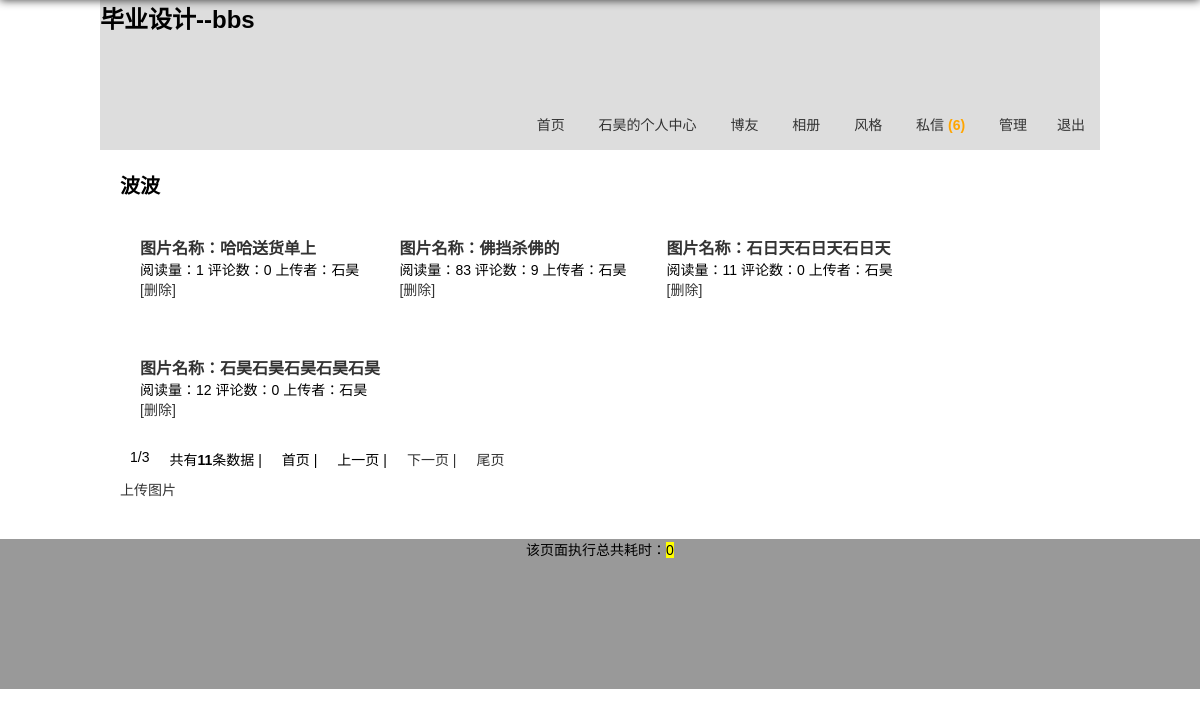
Page /show_photo.php?id=8 (signed in) on the committed database.
### tables this page shows
CREATE TABLE IF NOT EXISTS `bbs_system` (
  `bbs_id` mediumint(8) unsigned NOT NULL AUTO_INCREMENT COMMENT 'id',
  `bbs_webname` varchar(20) NOT NULL COMMENT '网站名称',
  `bbs_article_num` varchar(20) NOT NULL DEFAULT '0' COMMENT '首页最新主题分页数',
  `bbs_blog_num` varchar(20) NOT NULL DEFAULT '0' COMMENT '博友分页数',
  `bbs_photo_num` varchar(20) NOT NULL DEFAULT '0' COMMENT '相册分页数',
  `bbs_hot_num` varchar(20) NOT NULL DEFAULT '0' COMMENT '首页主题排行列表数',
  `bbs_newuser_num` varchar(20) NOT NULL DEFAULT '0' COMMENT '首页新晋会员列表数',
  `bbs_skin` tinyint(1) unsigned NOT NULL DEFAULT '0' COMMENT '网站皮肤',
  `bbs_string` text NOT NULL COMMENT '网站敏感字符串过滤',
  `bbs_post_time` tinyint(3) unsigned NOT NULL DEFAULT '0' COMMENT '发帖限制间隔时间',
  `bbs_repost_time` tinyint(3) unsigned NOT NULL DEFAULT '0' COMMENT '回帖间隔时间限制',
  `bbs_code` tinyint(1) unsigned NOT NULL DEFAULT '0' COMMENT '是否启用验证码',
  `bbs_register` tinyint(1) unsigned NOT NULL DEFAULT '0' COMMENT '是否启用注册功能',
  `bbs_last_modify_date` datetime NOT NULL COMMENT '最后修改时间',
  `bbs_modify_user` varchar(20) DEFAULT NULL COMMENT '最后修改人',
  PRIMARY KEY (`bbs_id`)
);

CREATE TABLE IF NOT EXISTS `bbs_photo_dir` (
  `bbs_id` mediumint(8) unsigned NOT NULL AUTO_INCREMENT COMMENT 'dirID',
  `bbs_name` varchar(20) NOT NULL COMMENT '相册目录名',
  `bbs_type` tinyint(1) unsigned NOT NULL DEFAULT '0' COMMENT '相册类型',
  `bbs_password` char(40) DEFAULT NULL COMMENT '相册密码',
  `bbs_content` varchar(200) DEFAULT NULL COMMENT '相册描述',
  `bbs_cover` varchar(200) DEFAULT NULL COMMENT '相册封面',
  `bbs_dir` varchar(200) NOT NULL COMMENT '相册的物理地址',
  `bbs_date` datetime NOT NULL COMMENT '创建时间',
  PRIMARY KEY (`bbs_id`)
);

CREATE TABLE IF NOT EXISTS `bbs_photo` (
  `bbs_id` mediumint(8) unsigned NOT NULL AUTO_INCREMENT COMMENT '图片id',
  `bbs_name` varchar(20) NOT NULL COMMENT '图片名称',
  `bbs_url` varchar(200) NOT NULL COMMENT '图片地址',
  `bbs_content` varchar(200) DEFAULT NULL COMMENT '图片描述',
  `bbs_sid` mediumint(8) unsigned NOT NULL COMMENT '图片所在目录',
  `bbs_username` varchar(20) NOT NULL COMMENT '上传者',
  `bbs_readcount` mediumint(8) NOT NULL DEFAULT '0' COMMENT '图片阅读量',
  `bbs_commentcount` mediumint(8) NOT NULL DEFAULT '0' COMMENT '图片评论量',
  `bbs_date` datetime NOT NULL COMMENT '图片创建时间',
  PRIMARY KEY (`bbs_id`)
);

### includes/common.inc.php (called while the page is built, shortened)
<?php
require ROOT_PATH.'includes/global.func.php';
require ROOT_PATH.'includes/mysql.func.php';
if (!!$rows = fetch_array("SELECT bbs_webname,bbs_article_num,bbs_blog_num,bbs_photo_num,bbs_hot_num,bbs_newuser_num,bbs_skin,bbs_string,bbs_post_time,bbs_repost_time,bbs_code,bbs_register,bbs_last_modify_date,bbs_modify_user FROM bbs_system WHERE  bbs_id=1 LIMIT 1")) {
    $system = array();
    $system['webname']=$rows['bbs_webname'];
    $system['article_num']=$rows['bbs_article_num'];
    $system['blog_num']=$rows['bbs_blog_num'];
    $system['photo_num']=$rows['bbs_photo_num'];
    $system['hot_num']=$rows['bbs_hot_num'];
    $system['newuser_num']=$rows['bbs_newuser_num'];
    $system['skin']=$rows['bbs_skin'];
    $system['string']=$rows['bbs_string'];
    $system['post_time']=$rows['bbs_post_time'];
    $system['repost_time']=$rows['bbs_repost_time'];
    $system['code']=$rows['bbs_code'];
    $system['register']=$rows['bbs_register'];
    $system['last_modify_date']=$rows['bbs_last_modify_date'];
    $system['modify_user']=$rows['bbs_modify_user'];
    $system=html($system);
}else{
    exit('系统表读取错误，请联系管理员');
}
?>

### includes/mysql.func.php (called while the page is built, shortened)
<?php
function query($sql){
    if(!$result = mysql_query($sql)){
        exit('SQL执行失败'.mysql_error());
    }
    return $result;
}
function fetch_array($sql){
    return mysql_fetch_array(query($sql),MYSQL_ASSOC);
}
function fetch_array_list($result){
    return mysql_fetch_array($result,MYSQL_ASSOC);
}
function num_rows($result){
    return mysql_num_rows($result);
}
?>

### show_photo.php (the view, shortened to what this page needs)
<?php
require dirname(__FILE__).'/includes/common.inc.php';
if (isset($_GET['id'])) {
    if (!!$rows=fetch_array("SELECT bbs_id,bbs_name,bbs_type FROM bbs_photo_dir WHERE bbs_id='{$_GET['id']}' LIMIt 1")) {
        $dirhtml = array();
        $dirhtml['id']=$rows['bbs_id'];
        $dirhtml['name']=$rows['bbs_name'];
        $dirhtml['type']=$rows['bbs_type'];
        $dirhtml=html($dirhtml);
    }else{
        alert('不存在此相册');
    }
}else{
    alert('非法操作');
}
$percent=0.3;
global $page_size,$page_num,$system,$id;
$id='id='.$dirhtml['id'].'&';
pager_param("SELECT bbs_id FROM bbs_photo WHERE bbs_sid='{$dirhtml['id']}'",$system['photo_num']);
$result = query("SELECT bbs_id,bbs_username,bbs_name,bbs_url,bbs_readcount,bbs_commentcount FROM bbs_photo WHERE bbs_sid='{$dirhtml['id']}' ORDER BY bbs_date DESC LIMIt $page_num,$page_size");
?>
<!DOCTYPE html>
<html lang="en">
<head>
    <link rel="stylesheet" type="text/css" href="css/reset.css">
    <link rel="stylesheet" type="text/css" href="css/main.css">
</head>
<body>
    <?php
        require ROOT_PATH.'includes/header.inc.php';
    ?>
    <section class="container blog clear">
        <h2><?php echo $dirhtml['name']; ?></h2>
        <?php
            if (empty($dirhtml['type'])||@$_COOKIE['photo'.$dirhtml['id']]==$dirhtml['name']||isset($_SESSION['admin'])) {
                $html = array();
                while ( !!$rows = fetch_array_list($result,MYSQL_ASSOC)) {
                    $html['id'] = $rows['bbs_id'];
                    $html['username'] = $rows['bbs_username'];
                    $html['name'] = $rows['bbs_name'];
                    $html['url'] = $rows['bbs_url'];
                    $html['readcount']=$rows['bbs_readcount'];
                    $html['commentcount']=$rows['bbs_commentcount'];
                    $html = html($html);
        ?>
        <figure>
            <a href="photo_detail.php?id=<?php echo $html['id']; ?>" title=""><img src="thumb.php?filename=<?php echo $html['url']; ?>&percent=<?php echo $percent; ?>" alt=""></a>
            <figcaption>
                <a href="photo_detail.php?id=<?php echo $html['id']; ?>" title=""><h3>图片名称：<?php echo $html['name']; ?></h3></a>
                <span>阅读量：<?php echo $html['readcount']; ?></span>
                <span>评论数：<?php echo $html['commentcount']; ?></span>
                <span>上传者：<?php echo $html['username']; ?></span>
                <?php if ($html['username']==@$_COOKIE['username'] ||isset($_SESSION['admin'])){ ?>
                    <a href="show_photo.php?action=delete&id=<?php echo $html['id']; ?>" title="">[删除]</a>
                <?php } ?>
            </figcaption>
        </figure>
        <?php }
            pager('t');
        }else{
            echo '<form action="show_photo.php?id='.$dirhtml['id'].'" method="post" >';
            echo '<input type="password" name="password" value="" placeholder="输入密码">';
            echo '<input type="submit" name="" class="btn-blue" value="确认">';
            echo '</form>';
        }
        ?>
            <a href="add_photo.php?id=<?php echo $dirhtml['id']; ?>" title="">上传图片</a>
    </section>
    <?php
        require ROOT_PATH.'includes/footer.inc.php';
    ?>
</body>
</html>

### includes/header.inc.php (shortened to what this page needs)
<?php
global $system;
?>
<header class="container h150 header">
    <h1><?php echo $system['webname']; ?></h1>
    <nav>
        <ul class="tr">
            <li><a href="../index.php">首页</a></li>
            <?php if (isset($_COOKIE['username'])) {
                echo '<li><a href="../userzone.php">'.$_COOKIE['username'].'的'.'个人中心</a></li>';
            }else{
                echo '<li><a href="../register.php">注册</a></li>
            <li><a href="../login.php">登录</a></li>';
                } ?>
            <li><a href="../blog.php">博友</a></li>
            <li><a href="../photo_dir.php">相册</a></li>
            <li class="relative" id="fenge"><a href="javascript:;">风格</a>
            </li>
            <li><a href="message.php" title="查看信息">私信 <?php echo $GLOBALS['message']; ?></a></li>
            <?php
                if (isset($_COOKIE['username']) && isset($_SESSION['admin'])) {
                    echo '<li><a href="manage.php">管理</a></li>';
                }
                if (isset($_COOKIE['username'])) {
                echo '<li><a href="../logout.php">退出</a></li>';
            } ?>
        </ul>
    </nav>
</header>

### includes/global.func.php (shortened to what this page needs)
<?php
function html($str){
    if (is_array($str)) {
        foreach ($str as $key => $value) {
            $str[$key] = html($value);
        }
    }else{
        $str = htmlspecialchars($str);
    }
    return $str;
}
function pager_param($sql,$size){
    global $page_size,$page_num,$page_total,$sum_num,$page;
    if (isset($_GET['page'])) {
        $page = $_GET['page'];
        if (empty($page) || $page <= 0 || !is_numeric($page)) {
            $page = 1;
        }else{
            $page = intval($page);
        }
    }else{
        $page = 1;
    }
    $page_size = $size;
    $sum_num = num_rows(query($sql));
    if ($sum_num == 0) {
        $page_total =1;
    }else{
        $page_total = ceil($sum_num/$page_size);
    }
    $page_num=($page-1)*$page_size;
}
function pager($type){
    global $page_total,$page,$sum_num,$id;
    if ($type == 'n') {
        echo '<div id="pager">';
        echo '<ul class="clear inline">';
        for($i=0;$i<$page_total;$i++){
            if ($page == $i+1) {
            echo '<li class="p10 ddd"><a href="'.$_SERVER['SCRIPT_NAME'].'?'.$id.'page='.($i+1).'">'.($i+1).'</a></li>';
            }else{
            echo '<li class="p10"><a href="'.$_SERVER['SCRIPT_NAME'].'?'.$id.'page='.($i+1).'">'.($i+1).'</a></li>';
            }
        }
        echo '</ul>';
        echo '</div>';
    }elseif($type == 't'){
        echo '<div class="pager">';
        echo '<ul class="clear inline">';
        echo '<li class="p10">'.$page.'/'.$page_total.'</li>';
        echo '<li class="p10">共有<strong>'.$sum_num.'</strong>条数据 |</li>';
        if ($page ==1) {
            echo '<li class="p10">首页 |</li><li class="p10">上一页 |</li>';
        }else{
            echo '<li class="p10"><a href="'.$_SERVER['SCRIPT_NAME'].'?'.$id.'">首页 |</a></li><li class="p10"><a href="'.$_SERVER['SCRIPT_NAME'].'?'.$id.'page='.($page-1).'" title="">上一页 |</a></li>';
        }
        if ($page == $page_total) {
             echo '<li class="p10">下一页 |</li><li class="p10">尾页</li>';
         }else{
            echo '<li class="p10"><a href="'.$_SERVER['SCRIPT_NAME'].'?'.$id.'page='.($page+1).'" title="">下一页 |</a></li><li class="p10"><a href="'.$_SERVER['SCRIPT_NAME'].'?'.$id.'page='.$page_total.'" title="">尾页</a></li>';
         }
        echo '</ul>';
        echo '</div>';
    }else{
        pager('t');
    }
}
?>

### css/main.css (style rules this page uses)
.header { background: #ddd; }
.header h1 { height:100px; width:300px; }
.header li { display:inline-block; height:50px; line-height: 50px; }
.header a { display:inline-block;padding:0 15px; }
.blog { padding:20px; }
figure { float: left;padding:20px; }
figure a { display:block; }

### rows in the picture
bbs_system: bbs_webname "毕业设计--bbs", bbs_photo_num "3"
bbs_photo_dir: bbs_name "波波"
bbs_photo: bbs_name "哈哈送货单上", bbs_readcount "1", bbs_commentcount "0", bbs_username "石昊"
bbs_photo: bbs_name "佛挡杀佛的", bbs_readcount "83", bbs_commentcount "9", bbs_username "石昊"
bbs_photo: bbs_name "石日天石日天石日天", bbs_readcount "11", bbs_commentcount "0", bbs_username "石昊"
bbs_photo: bbs_name "石昊石昊石昊石昊石昊", bbs_readcount "12", bbs_commentcount "0", bbs_username "石昊"

### other values in the picture
$_COOKIE['username'] "石昊"
$GLOBALS['message'] "(6)"
$page "1"
$sum_num "11"
runtime()-TIME_START "0"
